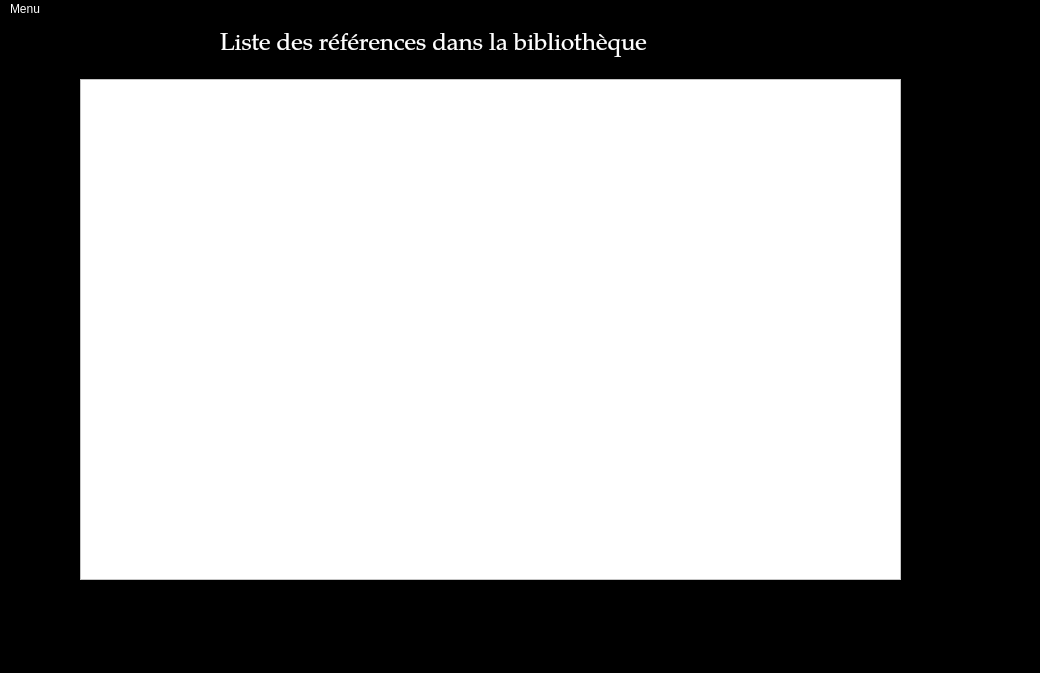
<?xml version="1.0" encoding="UTF-8"?>
<ui version="4.0">
 <class>BibliographieInterface</class>
 <widget class="QMainWindow" name="BibliographieInterface">
  <property name="enabled">
   <bool>true</bool>
  </property>
  <property name="geometry">
   <rect>
    <x>0</x>
    <y>0</y>
    <width>1040</width>
    <height>673</height>
   </rect>
  </property>
  <property name="font">
   <font>
    <family>Lohit Telugu</family>
    <pointsize>14</pointsize>
    <weight>50</weight>
    <italic>false</italic>
    <bold>false</bold>
    <kerning>true</kerning>
   </font>
  </property>
  <property name="windowTitle">
   <string>BibliographieInterface</string>
  </property>
  <property name="styleSheet">
   <string notr="true">background-color: rgb(0, 0, 0);
selection-background-color: rgb(255, 255, 255);
selection-color: rgb(0, 0, 0);
font: 75 14pt &quot;Bitstream Charter&quot;;
alternate-background-color: rgb(255, 255, 255);
color: rgb(255, 255, 255);
font: 14pt &quot;Lohit Telugu&quot;;</string>
  </property>
  <widget class="QWidget" name="centralwidget">
   <property name="styleSheet">
    <string notr="true"/>
   </property>
   <widget class="QLabel" name="label">
    <property name="geometry">
     <rect>
      <x>220</x>
      <y>10</y>
      <width>451</width>
      <height>31</height>
     </rect>
    </property>
    <property name="font">
     <font>
      <family>TeX Gyre Pagella</family>
      <pointsize>18</pointsize>
      <weight>9</weight>
      <italic>false</italic>
      <bold>false</bold>
     </font>
    </property>
    <property name="styleSheet">
     <string notr="true">font: 75 18pt &quot;TeX Gyre Pagella&quot;;</string>
    </property>
    <property name="text">
     <string>Liste des références dans la bibliothèque</string>
    </property>
   </widget>
   <widget class="QTextEdit" name="listeReference">
    <property name="geometry">
     <rect>
      <x>80</x>
      <y>60</y>
      <width>821</width>
      <height>501</height>
     </rect>
    </property>
    <property name="styleSheet">
     <string notr="true">background-color: rgb(255, 255, 255);
color: rgb(0, 0, 0);</string>
    </property>
    <property name="readOnly">
     <bool>true</bool>
    </property>
   </widget>
  </widget>
  <widget class="QStatusBar" name="statusbar"/>
  <widget class="QMenuBar" name="menubar">
   <property name="geometry">
    <rect>
     <x>0</x>
     <y>0</y>
     <width>1040</width>
     <height>55</height>
    </rect>
   </property>
   <widget class="QMenu" name="menuMenu">
    <property name="title">
     <string>Menu</string>
    </property>
    <widget class="QMenu" name="menuAjouter_une_reference">
     <property name="title">
      <string>Ajouter une reference</string>
     </property>
     <addaction name="actionJournal"/>
     <addaction name="actionOuvrage"/>
    </widget>
    <addaction name="menuAjouter_une_reference"/>
    <addaction name="actionSupprimer_une_reference"/>
    <addaction name="actionQuitter_l_application"/>
   </widget>
   <addaction name="menuMenu"/>
  </widget>
  <action name="actionQuitter_l_application">
   <property name="text">
    <string>Quitter l'application</string>
   </property>
  </action>
  <action name="actionJournal">
   <property name="text">
    <string>Journal</string>
   </property>
  </action>
  <action name="actionOuvrage">
   <property name="text">
    <string>Ouvrage</string>
   </property>
  </action>
  <action name="actionSupprimer_une_reference">
   <property name="text">
    <string>Supprimer une reference</string>
   </property>
  </action>
 </widget>
 <resources/>
 <connections>
  <connection>
   <sender>actionQuitter_l_application</sender>
   <signal>triggered()</signal>
   <receiver>BibliographieInterface</receiver>
   <slot>close()</slot>
   <hints>
    <hint type="sourcelabel">
     <x>-1</x>
     <y>-1</y>
    </hint>
    <hint type="destinationlabel">
     <x>447</x>
     <y>336</y>
    </hint>
   </hints>
  </connection>
  <connection>
   <sender>actionOuvrage</sender>
   <signal>triggered()</signal>
   <receiver>BibliographieInterface</receiver>
   <slot>dialogAjoutOuvrage()</slot>
   <hints>
    <hint type="sourcelabel">
     <x>-1</x>
     <y>-1</y>
    </hint>
    <hint type="destinationlabel">
     <x>447</x>
     <y>336</y>
    </hint>
   </hints>
  </connection>
  <connection>
   <sender>actionSupprimer_une_reference</sender>
   <signal>triggered()</signal>
   <receiver>BibliographieInterface</receiver>
   <slot>dialogSupprimerReference()</slot>
   <hints>
    <hint type="sourcelabel">
     <x>-1</x>
     <y>-1</y>
    </hint>
    <hint type="destinationlabel">
     <x>519</x>
     <y>336</y>
    </hint>
   </hints>
  </connection>
  <connection>
   <sender>actionJournal</sender>
   <signal>triggered()</signal>
   <receiver>BibliographieInterface</receiver>
   <slot>dialogAjoutJournal()</slot>
   <hints>
    <hint type="sourcelabel">
     <x>-1</x>
     <y>-1</y>
    </hint>
    <hint type="destinationlabel">
     <x>519</x>
     <y>336</y>
    </hint>
   </hints>
  </connection>
 </connections>
 <slots>
  <slot>dialogAjoutOuvrage()</slot>
  <slot>dialogSupprimerReference()</slot>
  <slot>dialogAjoutJournal()</slot>
 </slots>
</ui>
